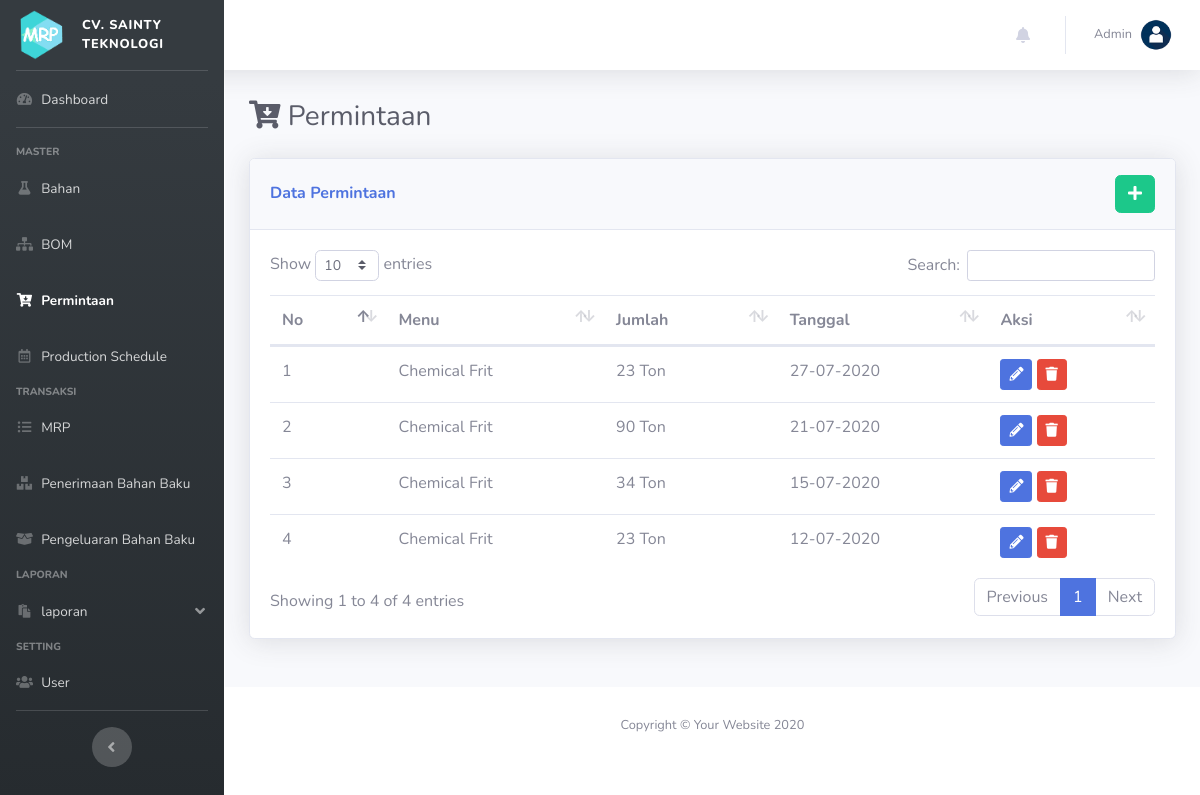
/index.php?p=permintaan, run on an earlier commit of the app's database.
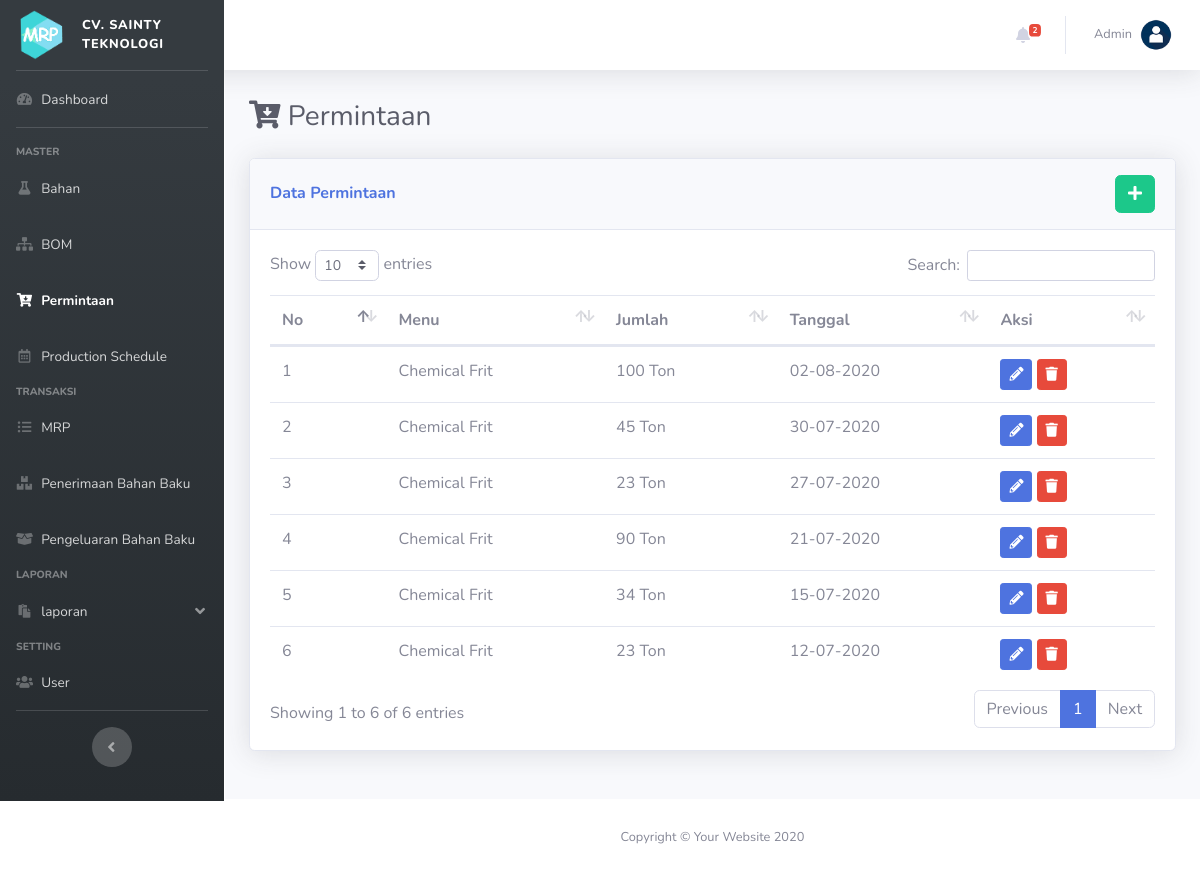
And on a later commit of the database.
### tables this page shows
CREATE TABLE IF NOT EXISTS `permintaan` (
  `id_permintaan` int(11) NOT NULL AUTO_INCREMENT,
  `id_bom` int(11) DEFAULT NULL,
  `jumlah` int(11) DEFAULT NULL,
  `tanggal` date DEFAULT NULL,
  PRIMARY KEY (`id_permintaan`) USING BTREE,
  KEY `id_bom` (`id_bom`),
  CONSTRAINT `FK_permintaan_bom` FOREIGN KEY (`id_bom`) REFERENCES `bom` (`id_bom`) ON DELETE CASCADE ON UPDATE CASCADE
);

CREATE TABLE IF NOT EXISTS `bom` (
  `id_bom` int(11) NOT NULL AUTO_INCREMENT,
  `nama_bom` varchar(200) DEFAULT NULL,
  `satuan` varchar(50) DEFAULT NULL,
  `jumlah` double DEFAULT NULL,
  `LT` int(11) DEFAULT NULL,
  PRIMARY KEY (`id_bom`) USING BTREE
);

### pages/permintaan.php (the view, shortened to what this page needs)
<div class="d-sm-flex align-items-center justify-content-between mb-4">
    <h1 class="h3 mb-0 text-gray-800"> <i class="fa fa-cart-arrow-down"></i> Permintaan</h1>
</div>
<?php
	$ket = "Data";
?>
<div class="row">
	<div class="col mb-4">
		<div class="card shadow mb-4">
            <div class="card-header py-3 d-flex flex-row align-items-center justify-content-between">
                <h6 class="m-0 font-weight-bold text-primary"><?= ucfirst($ket); ?> Permintaan</h6>
                <?php
                if(!isset($_GET['ket'])){
                ?>
                <div class="dropdown no-arrow">
                    <a href="index.php?p=permintaan&ket=tambah" class="btn btn-success" data-toggle="tooltip" data-placement="top" title="Tambah Data"><i class="fa fa-plus"></i></a>
                </div>
            	<?php } ?>
            </div>
            <div class="card-body">
            <?php
            	if(!isset($form)):
            ?>
            	<table class="table dataTable">
            		<thead>
            			<tr>
            				<th>No</th>
            				<th>Menu</th>
            				<th>Jumlah</th>
            				<th>Tanggal</th>
            				<th>Aksi</th>
            			</tr>
            		</thead>
            		<tbody>
            		<?php
            			$i=0;
            			$sql = "SELECT a.*, b.nama_bom, b.satuan FROM permintaan a JOIN bom b ON a.id_bom = b.id_bom ORDER BY tanggal DESC";
            			$q = mysqli_query($con, $sql);
            			while($row = mysqli_fetch_array($q)):
            		?>
            			<tr>
            				<td><?= ++$i; ?></td>
                            <td><?= $row['nama_bom']; ?></td>
                            <td><?= $row['jumlah']." ".$row['satuan']; ?></td>
                            <td><?= date("d-m-Y", strtotime($row['tanggal'])); ?></td>
            				<td>
                                <a href="index.php?p=permintaan&ket=ubah&id=<?= $row['id_permintaan'] ?>" class="btn btn-sm btn-primary" data-toggle="tooltip" data-placement="top" title="Ubah Data"><i class="fa fa-pencil-alt"></i></a>
                                <button type="button" class="btn btn-sm btn-danger btn-hapus" data-id="<?= $row['id_permintaan'] ?>" data-toggle="tooltip" data-placement="top" title="Hapus">
                                    <i class="fa fa-trash"></i>
                                </button>
                            </td>
            			</tr>
            		<?php endwhile; ?>
            		</tbody>
            	</table>
            	<?php endif; ?>
            </div>
        </div>
    </div>
</div>

### pages/notification.php (shortened to what this page needs)
<?php
    $sql = "SELECT * FROM bahan";
    $q = mysqli_query($con, $sql);
    $data = [];
    while($row = mysqli_fetch_array($q)){
        if($row['rop']>$row['jumlah']){
            array_push($data, array(
                                    'id_bahan' => $row['id_bahan'],
                                    'nama_bahan' => $row['nama_bahan'],
                                    ));
        }
    }
    $nr = sizeof($data);
?>
<li class="nav-item dropdown no-arrow mx-1">
    <a class="nav-link dropdown-toggle" href="#" id="alertsDropdown" role="button" data-toggle="dropdown" aria-haspopup="true" aria-expanded="false">
        <i class="fas fa-bell fa-fw"></i>
        <?php if($nr>0):?>
        <span class="badge badge-danger badge-counter"><?= $nr; ?></span>
        <?php endif;?>
    </a>
</li>

What changed in the data, as far as the page shows it:
added permintaan: id_bom.nama_bom "Chemical Frit", jumlah "100", id_bom.satuan "Ton", tanggal "02-08-2020"
added permintaan: id_bom.nama_bom "Chemical Frit", jumlah "45", id_bom.satuan "Ton", tanggal "30-07-2020"
Also different on the page:
$nr: (not shown) → "2"
text written by a page script: "Show entries Search: Showing 1 to 4 of 4 entries Previous 1 Next" → "Show entries Search: Showing 1 to 6 of 6 entries Previous 1 Next"
